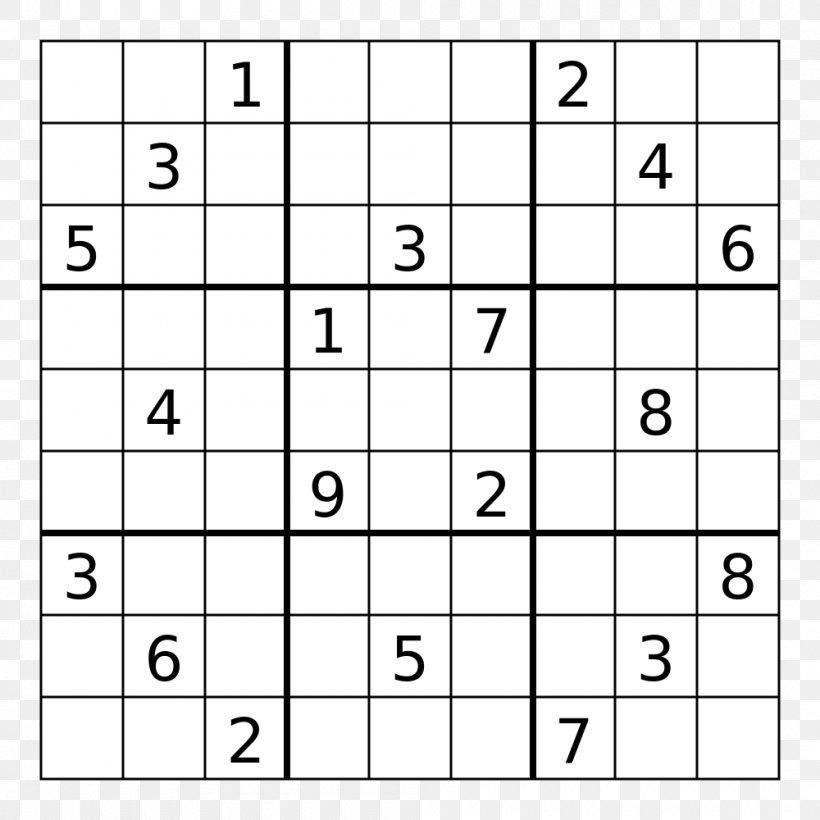
#> input picture img/three.jpg, 820 x 820 px
$ python -i getinput.py   (imports and definitions only)
#> lines starting #> are read from the running program, lines starting #| are printed output that depends on the picture; after the words box and inside, x2 and y2 are one past the last pixel; in counts of white or black regions, pixels touching at a corner belong together
import cv2
import numpy as np
import operator
import matplotlib.pyplot as plt


def plot_all_boxes(images,L,W):
    fig,axes=plt.subplots(L,W,figsize=(28,28))
    axes=axes.ravel()

    for i in range(0,L*W):
        axes[i].imshow(images[i],cmap='gray')
        axes[i].axis('off')
        plt.subplots_adjust(wspace=0)
    plt.show()
def show_image(x):
    # commented the function as wrote new one below
    # cv2.imshow(x)
    return x
def show_digits(digits, colour=255,imageshow=False):

    rows = []
    with_border = [cv2.copyMakeBorder(img.copy(), 1, 1, 1, 1, cv2.BORDER_CONSTANT, None, colour) for img in digits]
    for i in range(9):
        row = np.concatenate(with_border[i * 9:((i + 1) * 9)], axis=1)
        rows.append(row)
    img = show_image(np.concatenate(rows))
    return img

    return rows

def readimg(path):
    image = cv2.imread(path)
    simage = cv2.resize(image, (450, 450),interpolation = cv2.INTER_NEAREST)
    return image

def process_image(img,skip_dilate=False):
    """Uses a blurring function, adaptive thresholding and dilation to expose the main features of an image."""

    # Gaussian blur with a kernal size (height, width) of 9.
    # Note that kernal sizes must be positive and odd and the kernel must be square.
    proc = cv2.GaussianBlur(img.copy(), (9, 9), 0)

    # Adaptive threshold using 11 nearest neighbour pixels
    proc = cv2.adaptiveThreshold(proc, 255, cv2.ADAPTIVE_THRESH_GAUSSIAN_C, cv2.THRESH_BINARY, 11, 2)

    # Invert colours, so gridlines have non-zero pixel values.
    # Necessary to dilate the image, otherwise will look like erosion instead.
    proc = cv2.bitwise_not(proc, proc)

    if not skip_dilate:
        # Dilate the image to increase the size of the grid lines.
        kernel = np.array([[0., 1., 0.], [1., 1., 1.], [0., 1., 0.]],np.uint8)
        proc = cv2.dilate(proc, kernel)

    return proc


def showimg(img,title=''):
    cv2.imshow(title,img)
    cv2.waitKey(0)


def get_points(thres):
    contours, _ = cv2.findContours(thres, cv2.RETR_EXTERNAL, cv2.CHAIN_APPROX_SIMPLE)
    contours = sorted(contours, key=cv2.contourArea, reverse=True)
    polygon = contours[0]

    bottom_right, _ = max(enumerate([pt[0][0] + pt[0][1] for pt in polygon]), key=operator.itemgetter(1))
    top_left, _ = min(enumerate([pt[0][0] + pt[0][1] for pt in polygon]), key=operator.itemgetter(1))
    bottom_left, _ = min(enumerate([pt[0][0] - pt[0][1] for pt in polygon]), key=operator.itemgetter(1))
    top_right, _ = max(enumerate([pt[0][0] - pt[0][1] for pt in polygon]), key=operator.itemgetter(1))

    return [polygon[top_left][0], polygon[top_right][0], polygon[bottom_right][0], polygon[bottom_left][0]]


def plotpoints(image,r,*points,square=False):
    points = np.squeeze(points)
    if square:
        for point in points:
            for pt in point:
                image = cv2.circle(image, tuple(pt.astype('int')), radius=r, color=(0, 0, 255), thickness=-1)
    else:
        for point in points:
            image = cv2.circle(image, tuple(point.astype('int')), radius=r, color=(255, 128, 120), thickness=-1)
    return image


def distance_between(p1, p2):

    a = p2[0] - p1[0]
    b = p2[1] - p1[1]
    return np.sqrt((a ** 2) + (b ** 2))


def image_cropper(img,crop_rect):

    top_left, top_right, bottom_right, bottom_left = crop_rect[0], crop_rect[1], crop_rect[2], crop_rect[3]
    src = np.array([top_left, top_right, bottom_right, bottom_left], dtype='float32')

    longestside = max([
        distance_between(bottom_right, top_right),
        distance_between(top_left, bottom_left),
        distance_between(bottom_right, bottom_left),
        distance_between(top_left, top_right)
    ])
    dst = np.array([[0, 0], [longestside-1 , 0], [longestside-1 , longestside -1], [0, longestside -1]], dtype='float32')

    m = cv2.getPerspectiveTransform(src, dst)
    return cv2.warpPerspective(img, m, (int(longestside), int(longestside)))


def reduceintopieces(img):
    """Infers 81 cell grid from a square image."""
    squares = []
    side = img.shape[:1]
    side = side[0] / 9
    p3s = []
    # Note that we swap j and i here so the rectangles are stored in the list reading left-right instead of top-down.
    for j in range(9):
        for i in range(9):
            p1 = (i * side, j * side)  # Top left corner of a bounding box
            p2 = ((i + 1) * side, (j + 1) * side)  # Bottom right corner of bounding box
            squares.append((p1, p2))
            p3 = (i * side + side /1.4 -side/3, j * side +side /1.4)
            p3s.append(p3)
    return squares,p3s


def generate_digits(img,rect):
    return img[int(rect[0][1]):int(rect[1][1]), int(rect[0][0]):int(rect[1][0])]


def scaling(img,size,margin,bg = 0):
    h,w = img.shape[:2]

    def centre(length):
        if length % 2 == 0:
            side1 = int((size - length) / 2)
            side2 = side1
        else:
            side1 = int((size - length) / 2)
            side2 = side1 + 1
        return side1, side2

    if h > w:
        tp = int(margin/2)
        bp = int(margin/2)
        r = (size - margin) / h
        h,w = int(r*h),int(r*w)
        lp,rp = centre(w)

    else:
        lp = int(margin/2)
        rp = lp
        r = (size - margin)/w
        h,w = int(r*h),int(w*h)
        tp,bp = centre(h)

    img = cv2.resize(img,(w,h))
    img = cv2.copyMakeBorder(img, tp, bp, lp, rp, cv2.BORDER_CONSTANT, None, bg)
    return cv2.resize(img,(size,size))


def find_largest_feature(inp_img, scan_tl=None, scan_br=None):

    img = inp_img.copy()
    height, width = img.shape[:2]

    max_area = 0
    seed_point = (None, None)

    if scan_tl is None:
        scan_tl = [0, 0]

    if scan_br is None:
        scan_br = [width, height]

    # Loop through the image
    for x in range(scan_tl[0], scan_br[0]):
        for y in range(scan_tl[1], scan_br[1]):

            if img.item(y, x) == 255 and x < width and y < height:
                area = cv2.floodFill(img, None, (x, y), 64)
                if area[0] > max_area:
                    max_area = area[0]
                    seed_point = (x, y)

    for x in range(width):
        for y in range(height):
            if img.item(y, x) == 255 and x < width and y < height:
                cv2.floodFill(img, None, (x, y), 64)

    mask = np.zeros((height + 2, width + 2), np.uint8)

    if all([p is not None for p in seed_point]):
        cv2.floodFill(img, mask, seed_point, 255)

    top, bottom, left, right = height, 0, width, 0

    for x in range(width):
        for y in range(height):
            if img.item(y, x) == 64:
                cv2.floodFill(img, mask, (x, y), 0)


            if img.item(y, x) == 255:
                top = y if y < top else top
                bottom = y if y > bottom else bottom
                left = x if x < left else left
                right = x if x > right else right

    boundry = [[left, top], [right, bottom]]
    return img, np.array(boundry, dtype='float32'), seed_point


def extraction(image,square,size):

    digit = generate_digits(image,square)
    h,w = digit.shape[:2]
    margin = int(np.mean([h, w]) / 2.5)

    _,boundry,seed = find_largest_feature(digit,[margin,margin],[w - margin, h - margin])
    digit = generate_digits(digit,boundry)

    w = boundry[1][0] - boundry[0][0]
    h = boundry[1][1] - boundry[0][1]

    if w > 0 and h > 0 and (w * h) > 100 and len(digit) > 0:
        return scaling(digit,size,6)
    else:
        return np.zeros((size,size),np.uint8)


def get_digits(img,squares,size):
    digits = []
    img = process_image(img.copy(),skip_dilate=True)
    for square in squares:
        digits.append(extraction(img,square,size))

    return digits


def getimageformpc(path):
#> called with path = 'img/three.jpg'
    image = readimg(path = path)
#> in readimg, image is the input picture: shape (820, 820, 3); min 0, max 255, mean 231.1
#> in readimg, `simage = cv2.resize(image, (450, 450),interpolation = cv2.INTER_NEAREST)`:
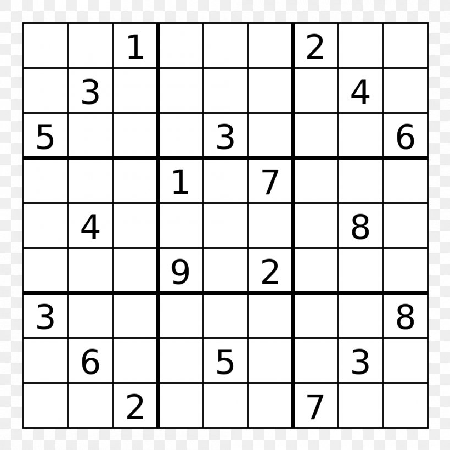
#> simage: shape (450, 450, 3); min 0, max 255, mean 226.6
    gray= cv2.cvtColor(image,cv2.COLOR_BGR2GRAY)
    processed_image = process_image(gray)
#> in process_image, `proc = cv2.adaptiveThreshold(proc, 255, cv2.ADAPTIVE_THRESH_GAUSSIAN_C..`:
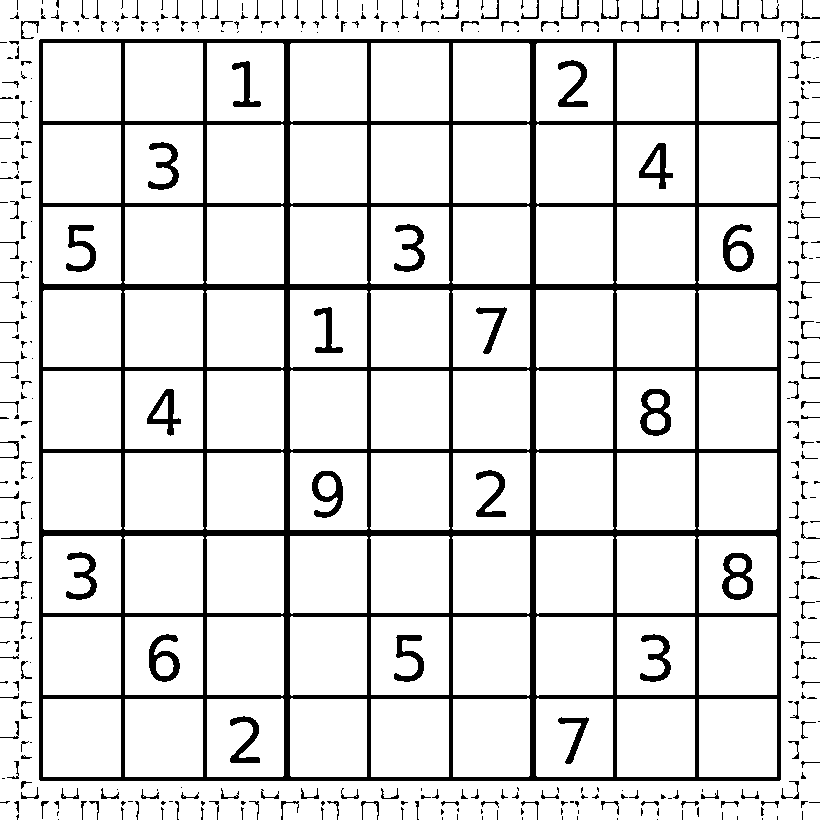
#> proc: shape (820, 820); 87.5% white; 387 black regions (190 under 20 px), largest, box (x1, y1, x2, y2) and area: (39, 39, 781, 781) 63180, (640, 389, 671, 436) 724, (722, 553, 753, 600) 724
#> in process_image, `proc = cv2.dilate(proc, kernel)`:
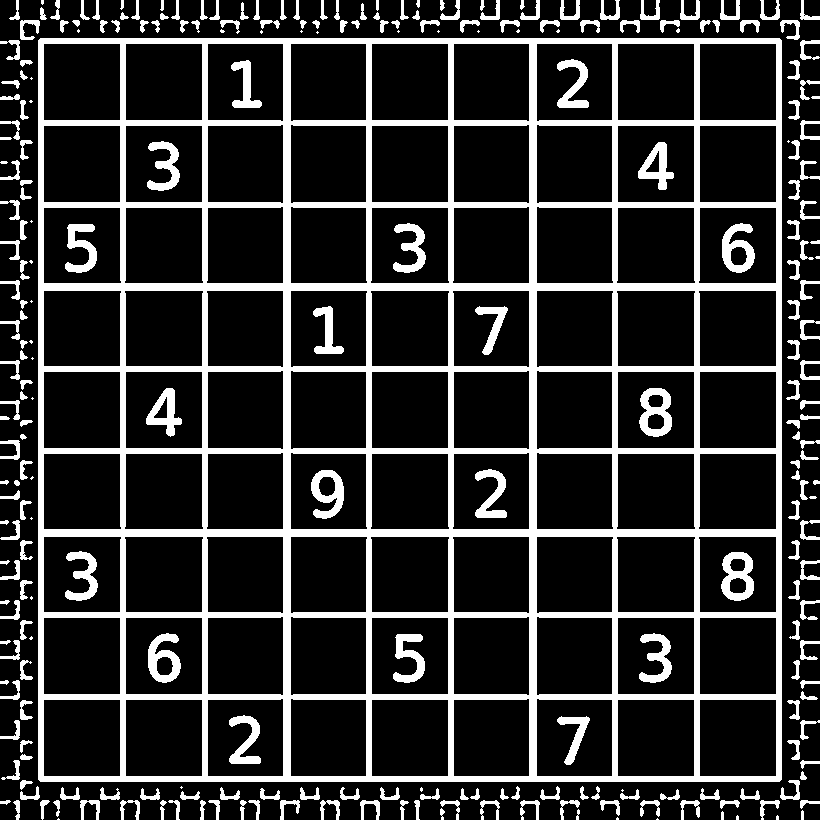
#> proc: shape (820, 820); 19% white; 278 white regions (34 under 20 px)
    corners_of_largest_poly = get_points(processed_image)
#> in get_points, `contours, _ = cv2.findContours(thres, cv2.RETR_EXTERNAL, cv2.CHAIN_APP..`: contours = 258 contours, 50 with area under 20; largest, box (x1, y1, x2, y2) and area: (38, 38, 782, 782) 552041, (20, 20, 40, 40) 149, (560, 0, 580, 20) 148, (680, 0, 700, 20) 146, (720, 0, 740, 20) 144
#> in get_points, `polygon = contours[0]`: polygon = [[40, 38], [38, 40], [38, 779], [40, 781], [779, 781], [781, 779], [781, 40], [779, 38]]
#> in get_points, `bottom_right, _ = max(enumerate([pt[0][0] + pt[0][1] for pt in polygon..`: bottom_right = 4
#> in get_points, `top_left, _ = min(enumerate([pt[0][0] + pt[0][1] for pt in polygon]), ..`: top_left = 0
#> in get_points, `bottom_left, _ = min(enumerate([pt[0][0] - pt[0][1] for pt in polygon]..`: bottom_left = 2
#> in get_points, `top_right, _ = max(enumerate([pt[0][0] - pt[0][1] for pt in polygon]),..`: top_right = 6
#> corners_of_largest_poly = [[40, 38], [781, 40], [779, 781], [38, 779]]
    # showimg(processed_image)
    cropped_image = image_cropper(gray , corners_of_largest_poly)
#> in image_cropper, `top_left, top_right, bottom_right, bottom_left = crop_rect[0], crop_re..`: top_left = [40, 38]; top_right = [781, 40]; bottom_right = [779, 781]; bottom_left = [38, 779]
#> in image_cropper, `src = np.array([top_left, top_right, bottom_right, bottom_left], dtype..`: src = [[40, 38], [781, 40], [779, 781], [38, 779]]
#> in distance_between, `a = p2[0] - p1[0]`: a = 2
#> in distance_between, `b = p2[1] - p1[1]`: b = -741
#> in image_cropper, `longestside = max([ distance_between(bottom_right, top_right), distanc..`: longestside = 741
#> in image_cropper, `dst = np.array([[0, 0], [longestside-1 , 0], [longestside-1 , longests..`: dst = [[0, 0], [740, 0], [740, 740], [0, 740]]
#> in image_cropper, `m = cv2.getPerspectiveTransform(src, dst)`: m = [[0.999, 0.0027, -40.05], [-0.0027, 0.999, -37.84], [7.79e-20, -3.87e-20, 1]]
#> in image_cropper, `return cv2.warpPerspective(img, m, (int(longestside), int(longestside)))`:
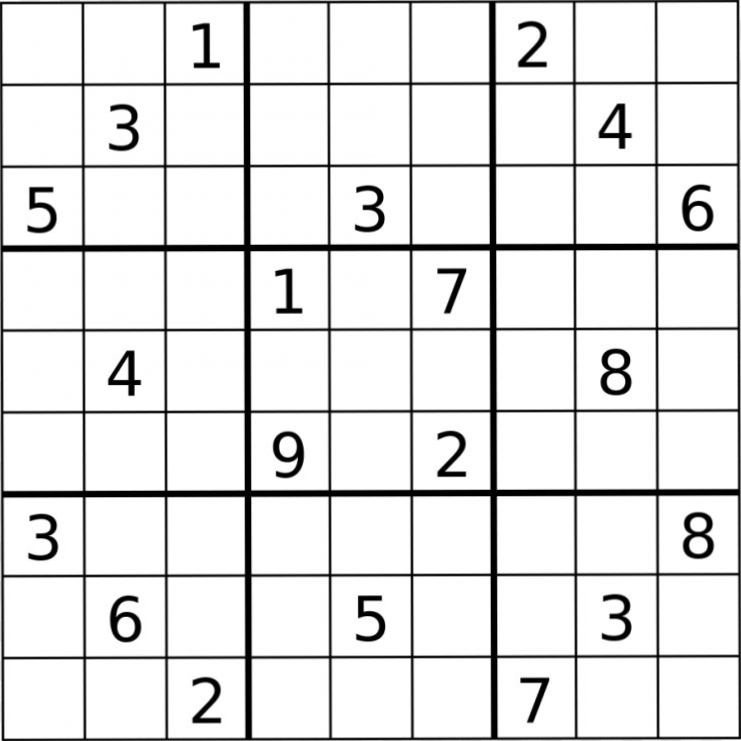
#> returned value: shape (741, 741); min 0, max 255, mean 227.9
    cropped_image_colored = image_cropper(image , corners_of_largest_poly)


    # plotpoints(image,3,corners_of_largest_poly,square = False)

    squares,pones = reduceintopieces(cropped_image)
#> squares = 81 items; pones = 81 pairs, first value 31.37 to 690, second value 58.81 to 717.5

    # plotpoints(cropped_image,2,squares,square=True)

    digits = get_digits(cropped_image,squares,28)
#> call 2 of process_image, with skip_dilate = True
#> in process_image (call 2), `proc = cv2.adaptiveThreshold(proc, 255, cv2.ADAPTIVE_THRESH_GAUSSIAN_C..`:
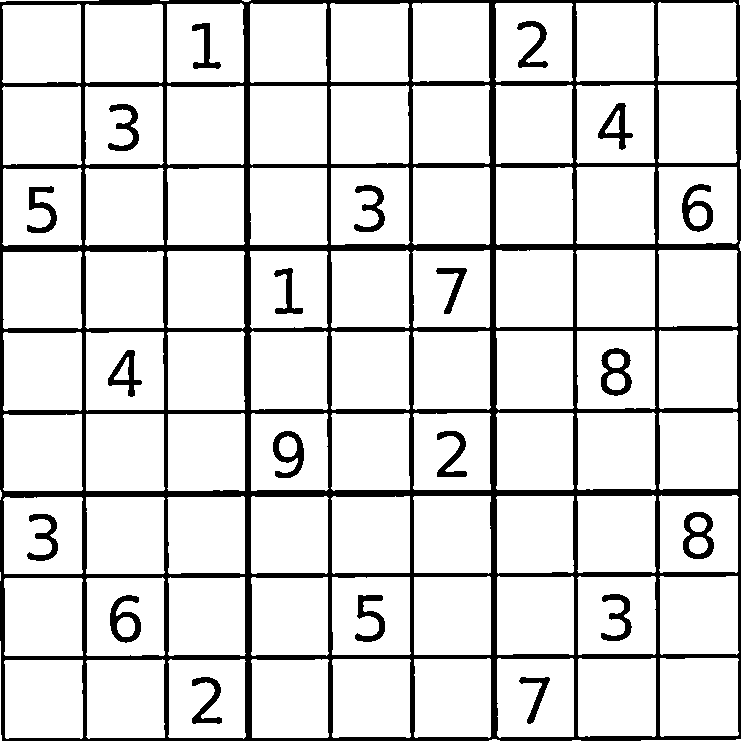
#> proc: shape (741, 741); 85.8% white; 21 black regions, largest, box (x1, y1, x2, y2) and area: (0, 0, 741, 741) 66407, (601, 348, 632, 396) 728, (683, 512, 714, 559) 721
#> the loop in get_digits, `for square in squares:` made 81 passes
#> (square, margin in extraction) on passes 1, 2, 4, 5, 6, 8, 9, 10, 12, 13: (((0, 0), (82.33, 82.33)), 32), (((82.33, 0), (164.7, 82.33)), 32), (((247, 0), (329.3, 82.33)), 32), (((329.3, 0), (411.7, 82.33)), 32), (((411.7, 0), (494, 82.33)), 33), (((576.3, 0), (658.7, 82.33)), 32), (((658.7, 0), (741, 82.33)), 33), (((0, 82.33), (82.33, 164.7)), 32), (((164.7, 82.33), (247, 164.7)), 33), (((247, 82.33), (329.3, 164.7)), 32)
#> square on passes 40 to 45: ((247, 329.3), (329.3, 411.7)), ((329.3, 329.3), (411.7, 411.7)), ((411.7, 329.3), (494, 411.7)), ((494, 329.3), (576.3, 411.7)), ((576.3, 329.3), (658.7, 411.7)), ((658.7, 329.3), (741, 411.7))
#> pass 1, in extraction, `digit = generate_digits(image,square)`:
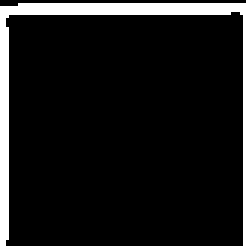
#> digit: shape (82, 82) (shown 3 times larger); 9.3% white; 1 white region, box (x1, y1, x2, y2) and area: (0, 1, 82, 82) 622
    final_image = show_digits(digits)
#> in show_digits, `img = show_image(np.concatenate(rows))`:
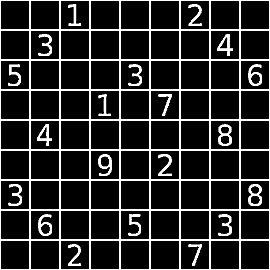
#> img: shape (270, 270); min 0, max 255, mean 41.6

    return np.array(final_image),np.array(pones),image,cropped_image_colored

    return final_image
# if __name__ == '__main__':
#     fromimage('img/one.png')


>>> result = getimageformpc('img/three.jpg')
